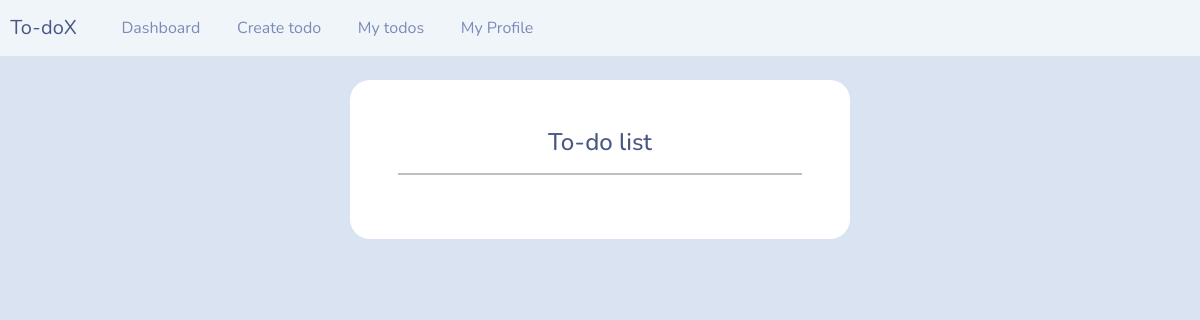
/read/ (signed in), run on an earlier commit of the app's database.
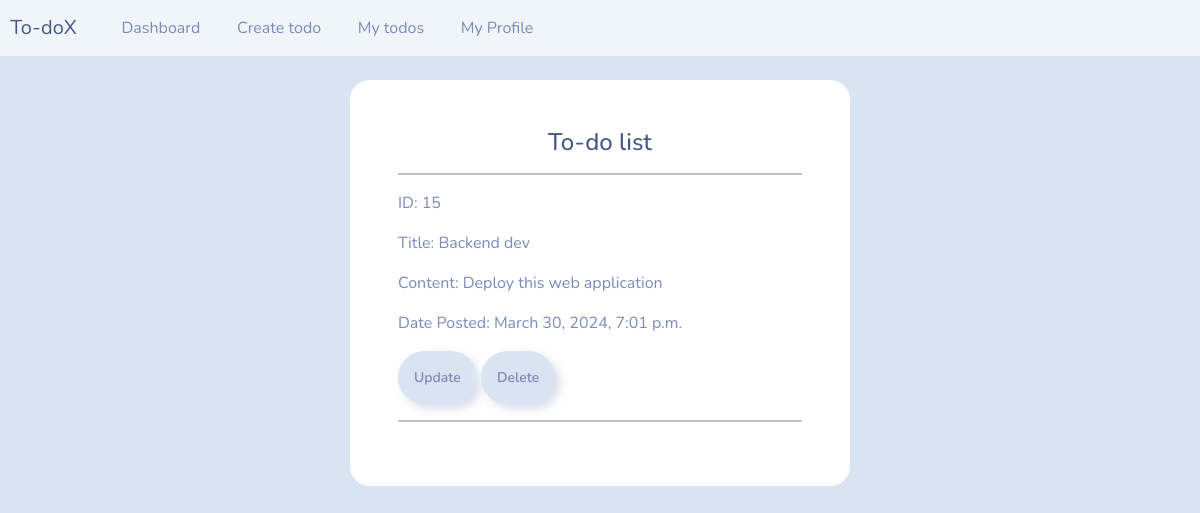
And on a later commit of the database.
### todoApp/models.py (models this page shows)
class todo(models.Model):
    title = models.CharField(max_length = 150)
    content = models.CharField(max_length = 400)
    date_posted = models.DateTimeField(auto_now_add=True)
    user = models.OneToOneField(User, max_length = 10, on_delete = models.CASCADE, null=True)
    '''class Meta:
        verbose_name_plural = "Todo"'''

### todoApp/views.py (the view)
# urls.py: path('read/', views.read_all, name='read'), # read/ end-point
@login_required(login_url='my_login')
def read_all(request):
    read_models = todo.objects.filter(user = request.user).order_by('-date_posted')
    context = {"read_models": read_models}
    print(read_models)
    return render(request, "todoApp/read.html", context=context)

### todoApp/templates/todoApp/read.html (shortened to what this page needs)
{% extends 'todoApp/navbar.html' %}
{%load static%}
{% load crispy_forms_tags %}
    {% block content %}
    <br>
    <div class="container bg-white shadow-md p-5 form-layout">
        <h4 style="text-align: center; margin-bottom: 10px;">To-do list</h4>
        <hr style="height: 2px; background-color: black;">
        {% for x in read_models %}
        <div class="todo-item">
            <p>ID: {{ x.id }}</p>
            <p>Title: {{ x.title }}</p>
            <p>Content: {{ x.content }}</p>
            <p>Date Posted: {{ x.date_posted }}</p>
            <a href="{% url 'update' pk=x.id %}" class="btn btn-secondary btn-sm w-15 btn-block p-3 remove-underline">Update</a>
            <a href="{% url 'delete' pk=x.id %}" class="btn btn-secondary btn-sm w-15 btn-block p-3 remove-underline">Delete</a>
        </div>
        <hr style="height: 2px; background-color: black;">
        {% endfor %}
    </div>
    {% endblock %}

### todoApp/templates/todoApp/navbar.html (shortened to what this page needs)
{% load static %}
<!DOCTYPE html>
<html lang="en">
<head>
    <link rel="stylesheet" type="text/css" href="https://bootswatch.com/5/morph/bootstrap.min.css">
    <link rel="stylesheet" type="text/css" href="{% static 'css/styles.css' %}">
</head>
<body>
    <nav class="navbar navbar-expand-lg navbar-light bg-light justify-content-center">
        <a class="navbar-brand main-heading">
          &nbsp; To-doX
        </a>
          <div class="collapse navbar-collapse text-center" id="navbarNavDropdown">
            <ul class="navbar-nav ml-auto">
              <li class="nav-item">
                <a class="nav-link"  href="{% url 'dashboard' %}">Dashboard</a>
              </li>
              <li class="nav-item">
                <a class="nav-link"  href="{% url 'create' %}">Create todo</a>
              </li>
              <li class="nav-item">
                <a class="nav-link"  href="{% url 'read' %}">My todos</a>
              </li>
              <li class="nav-item">
                <a class="nav-link"  href="{% url 'profile_management' %}">My Profile</a>
              </li>
            </ul>
          </div>
    </nav>
    {% block content %}
    {% endblock %}
</body>
</html>

### static/css/styles.css (style rules this page uses)
.form-layout { border-radius: 20px; width: 500px; }
a.remove-underline { text-decoration: none; }

What changed in the data, as far as the page shows it:
added todo: id "15", title "Backend dev", content "Deploy this web application", date_posted "March 30, 2024, 7:01 p.m."
